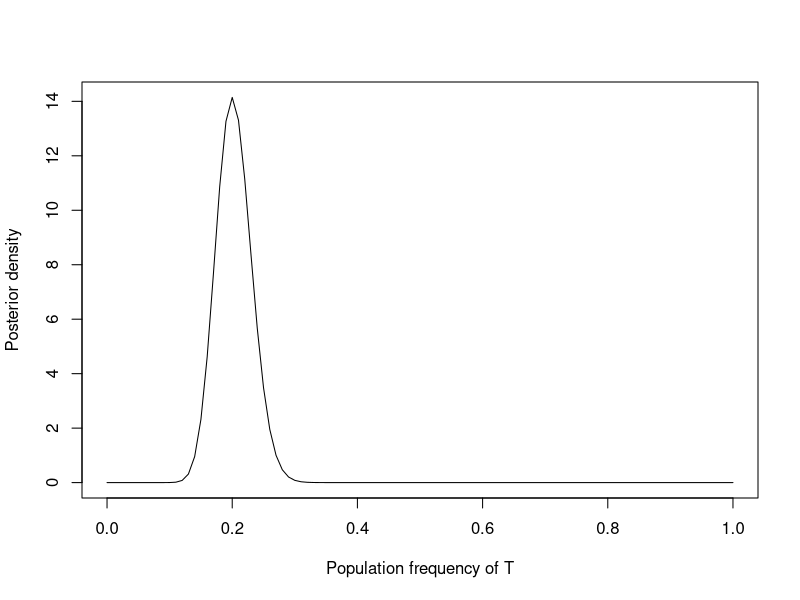
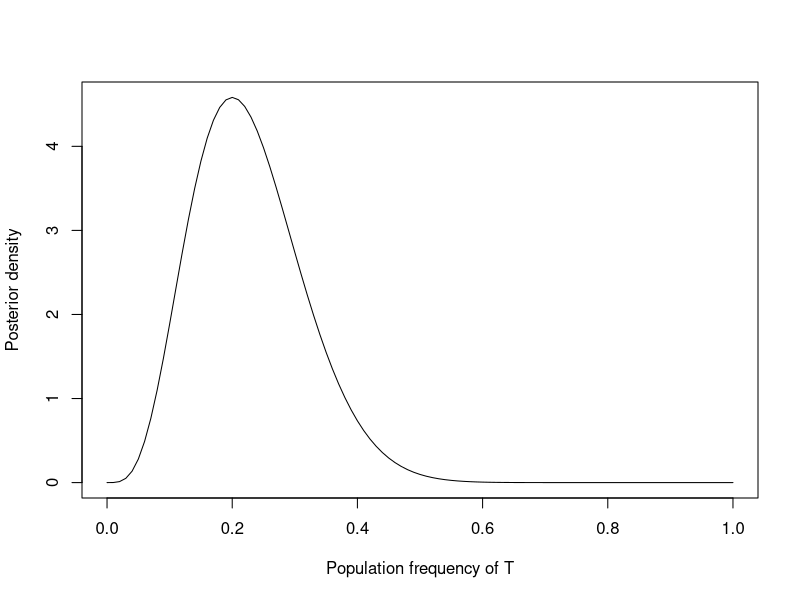
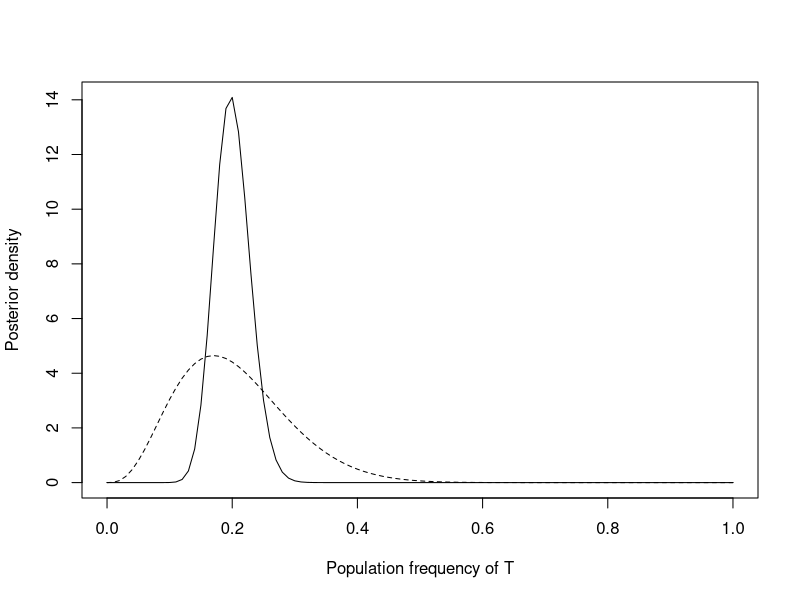

Generate these figures, in order, with R:
# beta-binomial model of allele frequencies
p <- seq(0, 1, 0.01)
k <- 40
n <- 200
alpha <- k+1
beta <- n-k+1

y <- dbeta(p, shape1=alpha, shape2=beta)

plot(x=p, y=y, ylab="Posterior density" , xlab="Population frequency of T", type="l")

qbeta(p=c(0.025,0.25,0.5,0.75,0.975), shape1=alpha, shape2=beta)

# with only 10 individuals
k <- 4
n <- 20

alpha <- k+1
beta <- n-k+1

y <- dbeta(p, shape1=alpha, shape2=beta)

plot(x=p, y=y, ylab="Posterior density" , xlab="Population frequency of T", type="l")

qbeta(p=c(0.025,0.25,0.5,0.75,0.975), shape1=alpha, shape2=beta)
# with informative prior

p <- seq(0, 1, 0.01)

k <- 40
n <- 200
alpha <- k+0.1
beta <- n-k+0.1
y <- dbeta(p, shape1=alpha, shape2=beta)
plot(x=p, y=y, ylab="Posterior density" , xlab="Population frequency of T", type="l")
qbeta(p=c(0.025,0.25,0.5,0.75,0.975), shape1=alpha, shape2=beta)

k <- 4
n <- 20
alpha <- k+0.1
beta <- n-k+0.1
y <- dbeta(p, shape1=alpha, shape2=beta)
points(x=p, y=y, type="l", lty=2)
qbeta(p=c(0.025,0.25,0.5,0.75,0.975), shape1=alpha, shape2=beta)


